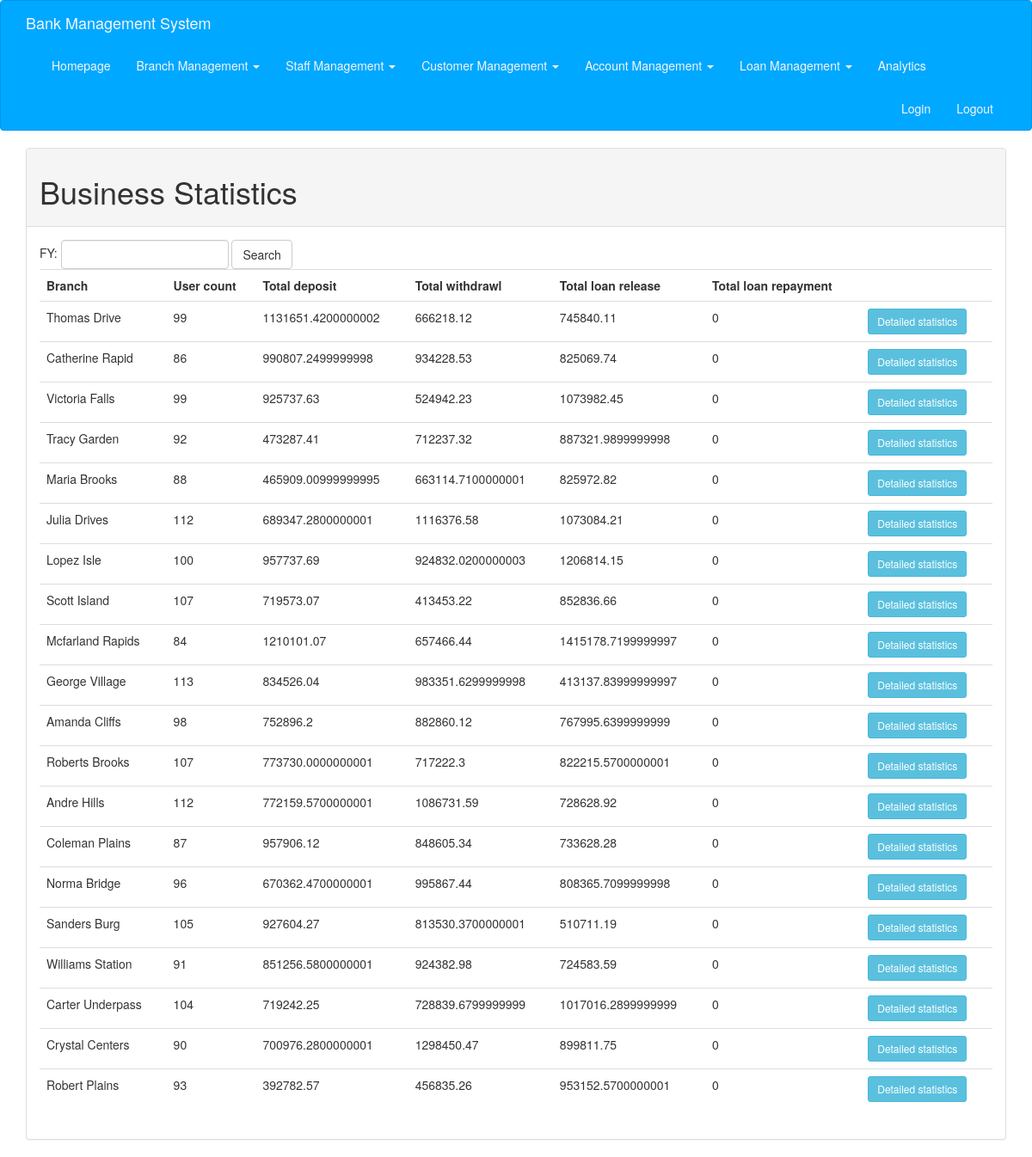
The page /census/0 (signed in) on the database its author committed.
### app/models.py (models this page shows)
class Branch(db.Model):
    __tablename__ = 'branches'
    name = db.Column(db.String(100), primary_key=True)
    city = db.Column(db.String(20))
    asset = db.Column(db.Integer)
    employees = db.relationship('Employee', backref='branch', lazy='dynamic')
    loans = db.relationship('Loan', backref='branch', lazy='dynamic')
    saving_accounts = db.relationship(
        'SavingAccount', backref='branch', lazy='dynamic')
    check_accounts = db.relationship(
        'CheckAccount', backref='branch', lazy='dynamic')

### app/main/views.py (the view, shortened to what this page needs)
@main.route('/census/<string:id>')
@login_required
def census(id):
    year = 0
    if request.args.get('year'):
        year = int(request.args.get('year'))
    if id == '0':
        userNums = {}
        totalMoneyIn1 = {}
        totalMoneyIn2 = {}
        totalMoneyOut1 = {}
        totalMoneyOut2 = {}
        bs = Branch.query.all()
        for b in bs:
            ls = Loan.query.filter(Loan.branch_name==b.name).all()
            temp = []
            for l in ls:
                temp += [ul.client_id for ul in HasLoan.query.filter(HasLoan.loan_id==l.id).all()]
            temp += [uda.client_id for uda in SavingConstraint.query.filter(SavingConstraint.branch_name==b.name).all()]
            temp += [uda.client_id for uda in CheckConstraint.query.filter(CheckConstraint.branch_name==b.name).all()]
            userNums[b.name] = len(set(temp))
            print(f"{b.name}: {userNums[b.name]}")
            brs = BranchRecords.query
            if year != 0:
                brs = brs.filter(extract('year', BranchRecords.OpTime) == year)
            brs = brs.filter(BranchRecords.branch_name==b.name)
            totalMoneyIn1[b.name] = sum([br.OpMoney for br in brs.filter(BranchRecords.OpType=='Deposit').all()])
            totalMoneyOut1[b.name] = sum([br.OpMoney for br in brs.filter(BranchRecords.OpType=='Withdrawl').all()])
            totalMoneyIn2[b.name] = sum([br.OpMoney for br in brs.filter(BranchRecords.OpType=='Loan repayment').all()])
            totalMoneyOut2[b.name] = sum([br.OpMoney for br in brs.filter(BranchRecords.OpType=='Loan issuance').all()])
            print(f"{b.name}: {totalMoneyIn1[b.name]}")
        print("here")
        return render_template('census.html',bs=bs, uns=userNums, mi1=totalMoneyIn1, mi2=totalMoneyIn2,
                               mo1=totalMoneyOut1, mo2=totalMoneyOut2, year = '')

### app/models.py (called while the page is built)
@login_manager.user_loader
def load_user(user_id):
    return SystemUser.query.get(user_id)

### app/templates/census.html (shortened to what this page needs)
{% extends "base.html" %}
{% block page_content %}
<div class="panel panel-default">
    <div class="panel-heading">
        <h1>Business Statistics</h1>
    </div>
    <div class="panel-body">
        <div>
            <form class="form-inline" method="get">
                FY:
                <input class="form-control " name="year" type="text" value="{{year}}">
                <input class="btn btn-default" type="submit" value="Search">
            </form>
        </div>
        {% if uns != 0 %}
        <table class="table table-hover">
            <tr>
                <th>Branch</th>
                <th>User count</th>
                <th>Total deposit</th>
                <th>Total withdrawl</th>
                <th>Total loan release</th>
                <th>Total loan repayment</th>
                <th></th>
            </tr>
            {% for b in bs %}
            <tr>
                <td>{{ b.name }}</td>
                <td>{{ uns[b.name] }}</td>
                <td>{{ mi1[b.name] }}</td>
                <td>{{ mo1[b.name] }}</td>
                <td>{{ mo2[b.name] }}</td>
                <td>{{ mi2[b.name] }}</td>
                <td>
                    <a class="btn btn-info btn-sm" type="buttoon"
                        href="{{ url_for('main.census',id=b.name) }}">Detailed statistics</a>
                </td>
            </tr>
            {% endfor %}
        </table>
        {% endif %}
    </div>
</div>
{% endblock %}

### app/templates/base.html (shortened to what this page needs)
{% extends "bootstrap/base.html" %}
{% import "bootstrap/fixes.html" as fixes %}
{% import "bootstrap/wtf.html" as wtf %}
{% import "bootstrap/utils.html" as util %}
{% block head %}
{{ super() }}
<link rel="stylesheet" type="text/css" href="{{ url_for('static', filename='styles.css') }}">
<link rel="stylesheet" type="text/css" href="https://cdnjs.cloudflare.com/ajax/libs/bootstrap-datepicker/1.9.0/css/bootstrap-datepicker3.standalone.css">
{% endblock %}
{% block navbar %}
<div class="navbar navbar-default" role="navigation">
    <div class="container">
        <div class="navbar-header">
            <a class="navbar-brand" href="{{ url_for('main.index') }}">Bank Management System</a>
        </div>
        <div class="navbar-collapse collapse">
            <ul class="nav navbar-nav">
                <li><a href="{{ url_for('main.index') }}">Homepage</a></li>
                <li class="dropdown">
                    <a href="#" class="dropdown-toggle" data-toggle="dropdown">
                        Branch Management <b class="caret"></b>
                    </a>
                </li>
                <li class="dropdown">
                    <a href="#" class="dropdown-toggle" data-toggle="dropdown">
                        Staff Management <b class="caret"></b>
                    </a>
                </li>
                <li class="dropdown">
                    <a href="#" class="dropdown-toggle" data-toggle="dropdown">
                        Customer Management <b class="caret"></b>
                    </a>
                </li>
                <li class="dropdown">
                    <a href="#" class="dropdown-toggle" data-toggle="dropdown">
                        Account Management <b class="caret"></b>
                    </a>
                </li>
                <li class="dropdown">
                    <a href="#" class="dropdown-toggle" data-toggle="dropdown">
                        Loan Management <b class="caret"></b>
                    </a>
                </li>
                <li><a href="{{ url_for('main.census', id='0')}}">Analytics</a></li>
             </ul>
             <ul class="nav navbar-nav navbar-right">
                <li><a href="{{ url_for('auth.login') }}">Login</a></li>
                <li><a href="{{ url_for('auth.logout') }}">Logout</a></li>
            </ul>
        </div>
    </div>
</div>
{% endblock %}
{% block content %}
<div class="container">
    {% block page_content %}{% endblock %}
</div>
{% endblock %}

### app/static/styles.css (style rules this page uses)
.navbar-default { background-color: #00a8ff; border-color: #0097e6; }
.navbar-default .navbar-brand { color: #f5f6fa; }
.navbar-default .navbar-nav > li > a { color: #f5f6fa; }
.navbar-default .navbar-collapse, .navbar-default .navbar-form { border-color: #f5f6fa; }

### rows shown on the page
Branch: name "Thomas Drive", uns "99", mi1 "1131651.4200000002", mo1 "666218.12", mo2 "745840.11", mi2 "0"
Branch: name "Catherine Rapid", uns "86", mi1 "990807.2499999998", mo1 "934228.53", mo2 "825069.74", mi2 "0"
Branch: name "Victoria Falls", uns "99", mi1 "925737.63", mo1 "524942.23", mo2 "1073982.45", mi2 "0"
Branch: name "Tracy Garden", uns "92", mi1 "473287.41", mo1 "712237.32", mo2 "887321.9899999998", mi2 "0"
Branch: name "Maria Brooks", uns "88", mi1 "465909.00999999995", mo1 "663114.7100000001", mo2 "825972.82", mi2 "0"
Branch: name "Julia Drives", uns "112", mi1 "689347.2800000001", mo1 "1116376.58", mo2 "1073084.21", mi2 "0"
Branch: name "Lopez Isle", uns "100", mi1 "957737.69", mo1 "924832.0200000003", mo2 "1206814.15", mi2 "0"
Branch: name "Scott Island", uns "107", mi1 "719573.07", mo1 "413453.22", mo2 "852836.66", mi2 "0"
Branch: name "Mcfarland Rapids", uns "84", mi1 "1210101.07", mo1 "657466.44", mo2 "1415178.7199999997", mi2 "0"
Branch: name "George Village", uns "113", mi1 "834526.04", mo1 "983351.6299999998", mo2 "413137.83999999997", mi2 "0"
Branch: name "Amanda Cliffs", uns "98", mi1 "752896.2", mo1 "882860.12", mo2 "767995.6399999999", mi2 "0"
Branch: name "Roberts Brooks", uns "107", mi1 "773730.0000000001", mo1 "717222.3", mo2 "822215.5700000001", mi2 "0"
Branch: name "Andre Hills", uns "112", mi1 "772159.5700000001", mo1 "1086731.59", mo2 "728628.92", mi2 "0"
Branch: name "Coleman Plains", uns "87", mi1 "957906.12", mo1 "848605.34", mo2 "733628.28", mi2 "0"
Branch: name "Norma Bridge", uns "96", mi1 "670362.4700000001", mo1 "995867.44", mo2 "808365.7099999998", mi2 "0"
Branch: name "Sanders Burg", uns "105", mi1 "927604.27", mo1 "813530.3700000001", mo2 "510711.19", mi2 "0"
Branch: name "Williams Station", uns "91", mi1 "851256.5800000001", mo1 "924382.98", mo2 "724583.59", mi2 "0"
Branch: name "Carter Underpass", uns "104", mi1 "719242.25", mo1 "728839.6799999999", mo2 "1017016.2899999999", mi2 "0"
Branch: name "Crystal Centers", uns "90", mi1 "700976.2800000001", mo1 "1298450.47", mo2 "899811.75", mi2 "0"
Branch: name "Robert Plains", uns "93", mi1 "392782.57", mo1 "456835.26", mo2 "953152.5700000001", mi2 "0"
